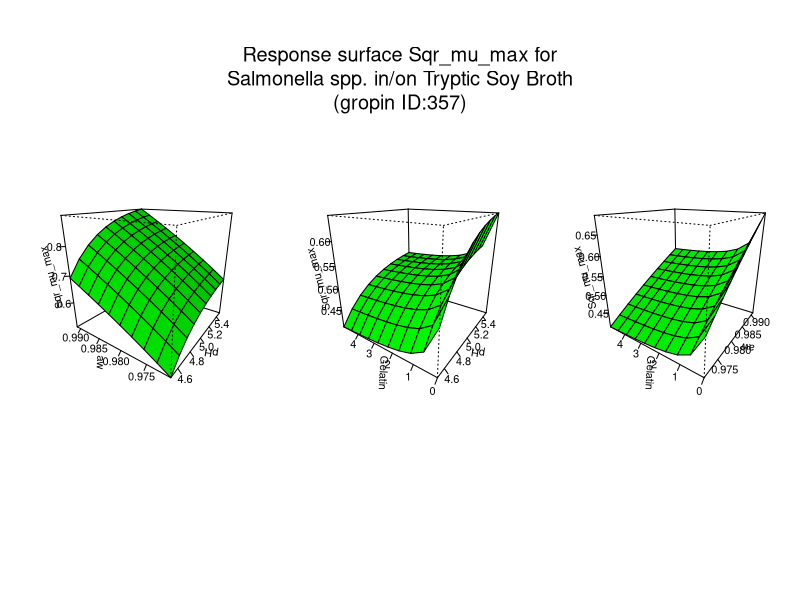

Here is the R script that generated this plot:
#############################
# start of Parameter script
#############################
pH <- seq(4.5045,5.4945054945055,length.out=10)
aw <- seq(0.97097,0.991008991008991,length.out=10)
Gelatin <- seq(0,4.995004995005,length.out=10)
#############################
# end of Parameter script
#############################
############################# 
# start of Model script Gropin ID 357 
#############################
 
# constant coefficients for this model
 
variables <- data.frame(pH,aw,Gelatin)
argumentsPar <- unique.data.frame(expand.grid(variables))
 
# heart of the model
response_surface <- function(pH,aw,Gelatin) {
   mumax <-4.455*sqrt(aw-0.9488)*sqrt(1-10^(4.135-pH))*sqrt(0.6313+(1-0.6313)*(0.4027/(0.4027+Gelatin)))

	return(mumax=mumax)
} 

# output parameters
responseSurface <- cbind(argumentsPar,response_surface(argumentsPar['pH'],argumentsPar['aw'],argumentsPar['Gelatin']))
colnames(responseSurface) <- c(colnames(argumentsPar),'Sqrmumax')
#############################
# End of Model script
#############################
############################# 
# start of Visualisation script Gropin ID 357 
#############################
titleText <-'Response surface Sqr_mu_max for
Salmonella spp. in/on Tryptic Soy Broth
(gropin ID:357)'
argPar1 <- unique.data.frame(expand.grid(pH,aw))
argPar2 <- unique.data.frame(expand.grid(pH,Gelatin))
argPar3 <- unique.data.frame(expand.grid(aw,Gelatin))
z1 <- matrix(unlist(response_surface(pH = argPar1[1],aw = argPar1[2],Gelatin = Gelatin[1])),nrow=10)
z2 <- matrix(unlist(response_surface(pH = argPar2[1],Gelatin = argPar2[2],aw = aw[1])),nrow=10)
z3 <- matrix(unlist(response_surface(aw = argPar3[1],Gelatin = argPar3[2],pH = pH[1])),nrow=10)
# adding precaution if response surface is zero
myZLim1 <- range(z1)
if(myZLim1[1] == myZLim1[2]) myZLim1[2] <- myZLim1[2]+1
myZLim2 <- range(z2)
if(myZLim2[1] == myZLim2[2]) myZLim2[2] <- myZLim2[2]+1
myZLim3 <- range(z3)
if(myZLim3[1] == myZLim3[2]) myZLim3[2] <- myZLim3[2]+1
if(length(pH)>1 & length(aw)>1 & length(Gelatin)>1) {
	par(mfrow = c(1,3))
	persp(pH,aw,z1,col = 'green',xlab='pH',ylab='aw',zlab='Sqr_mu_max',zlim=myZLim1,theta=305,phi=20,shade=0.25,ticktype = 'detailed')
	persp(pH,Gelatin,z2,col = 'green',xlab='pH',ylab='Gelatin',zlab='Sqr_mu_max',zlim=myZLim2,theta=305,phi=20,shade=0.25,ticktype = 'detailed')
	persp(aw,Gelatin,z3,col = 'green',xlab='aw',ylab='Gelatin',zlab='Sqr_mu_max',zlim=myZLim3,theta=305,phi=20,shade=0.25,ticktype = 'detailed')
	mtext(titleText,outer=T,  cex=1.2, line=-8.5, side=3)
} else {
		myPars <- unique.data.frame(expand.grid(pH,aw,Gelatin))
		myZ <-matrix(unlist(response_surface(myPars[,1],myPars[,2],myPars[,3])),nrow=10)
		myZLim <- range(myZ)
if(myZLim[1] == myZLim[2]) myZLim[2] <- myZLim[2]+1
	if(length(Gelatin)==1) {
		persp(pH,aw,myZ,col = 'green',xlab='pH',ylab='aw',zlab='Sqr_mu_max',main=titleText,sub=paste('other variable: Gelatin =',round(Gelatin,digits = 2)),zlim=myZLim,theta=305,phi=20,shade=0.25,ticktype = 'detailed')
	}
	if(length(aw)==1) {
		persp(pH,Gelatin,myZ,col = 'green',xlab='pH',ylab='Gelatin',zlab='Sqr_mu_max',main=titleText,sub=paste('other variable: aw =',round(aw,digits = 2)),zlim=myZLim,theta=305,phi=20,shade=0.25,ticktype = 'detailed')
	}
	if(length(pH)==1) {
		persp(aw,Gelatin,myZ,col = 'green',xlab='aw',ylab='Gelatin',zlab='Sqr_mu_max',main=titleText,sub=paste('other variable: pH =',round(pH,digits = 2)),zlim=myZLim,theta=305,phi=20,shade=0.25,ticktype = 'detailed')
	}
}
#############################
# End of Visualisation script
#############################
